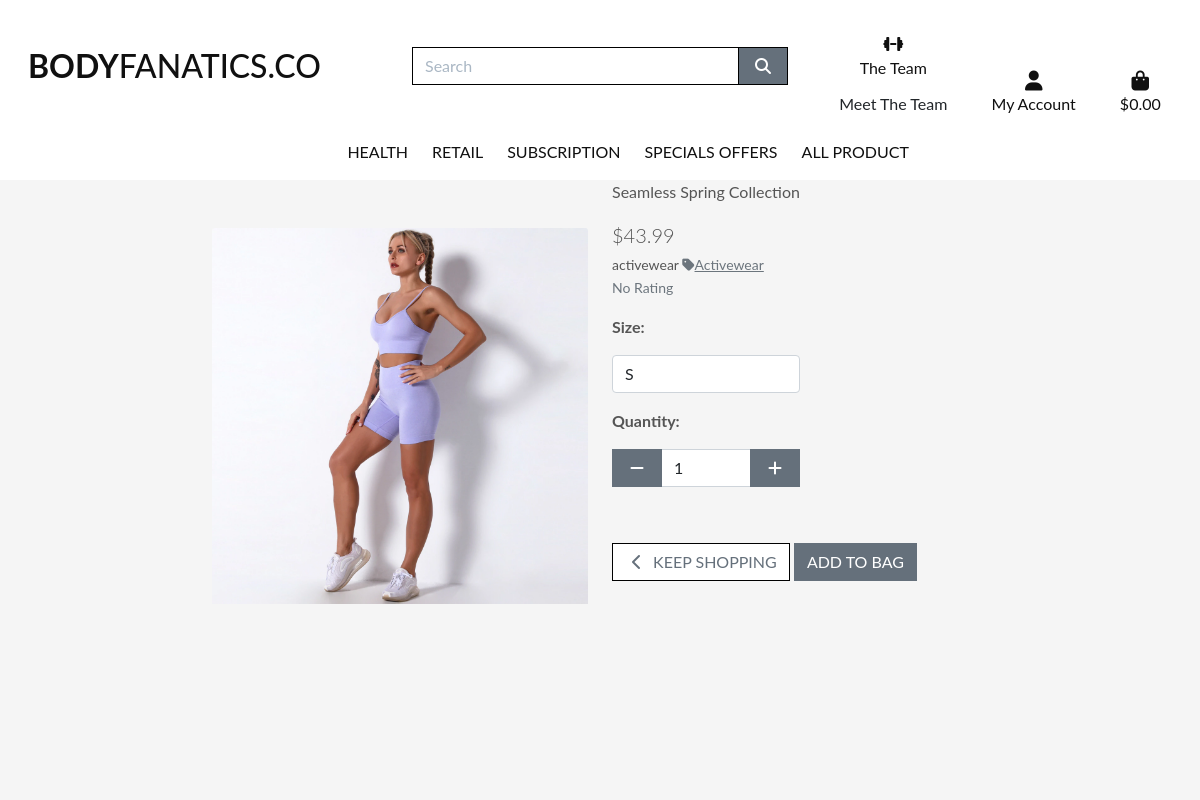
/products/4/, run on the app's committed database.
### products/models.py (models this page shows, shortened)
class Product(models.Model):
    category = models.ForeignKey('Category', null=True, blank=True, on_delete=models.SET_NULL)
    sku = models.CharField(max_length=254, null=True, blank=True)
    name = models.CharField(max_length=254)
    description = models.TextField()
    has_sizes = models.TextField(default=False, null=True, blank=True)
    price = models.DecimalField(max_digits=6, decimal_places=2)
    image_url = models.URLField(max_length=1024, null=True, blank=True)
    image = models.ImageField(null=True, blank=True)
    image_two = models.ImageField(null=True, blank=True)
    colour = models.ImageField(null=True, blank=True)
    is_sold = models.TextField(null=True, blank=True)
    sale_type = models.TextField(null=True, blank=True)
    friendly_name = models.TextField(null=True, blank=True)
    rating = models.DecimalField(max_digits=6, decimal_places=2, null=True, blank=True)

class Category(models.Model):
    class Meta:
        verbose_name_plural = 'Categories'
    name = models.CharField(max_length=254)
    friendly_name = models.CharField(max_length=254, null=True, blank=True)

### products/views.py (the view)
# urls.py: path('<int:product_id>/', views.products_detail, name='product_detail'),
def products_detail(request, product_id):
    product = get_object_or_404(Product, pk=product_id)
    context = {
        'product': product,
    }
    return render(request, 'products/product_detail.html', context)

### bag/contexts.py (called while the page is built, shortened)
def bag_contents(request):
    bag_items = []
    total = 0
    product_count = 0
    bag = request.session.get('bag', {})
    if total < settings.FREE_DELIVERY_THRESHOLD:
        delivery = total * Decimal(settings.STANDARD_DELIVERY_PERCENTAGE / 100)
        free_delivery_delta = settings.FREE_DELIVERY_THRESHOLD - total
    else:
        delivery = 0
        free_delivery_delta = 0
    grand_total = delivery + total
    context = {
        'bag_items': bag_items,
        'total': total,
        'products_count': product_count,
        'delivery': delivery,
        'free_delivery_delta': free_delivery_delta,
        'free_delivery_threshold': settings.FREE_DELIVERY_THRESHOLD,
        'grand_total': grand_total,
    }
    return context

### products/templates/products/product_detail.html (shortened to what this page needs)
{% extends "base.html" %}
{% load static %}
{% block page_header %}
    <div class="container header-container">
    </div>
{% endblock %}
{% block content %}
    <div class="overlay"></div>
    <div class="container-fluid">
        <div class="row">
            <div class="col-10 col-md-6 col-lg-4 offset-lg-2 text-center">
              <div class="image-container my-5">
                {% if product.image %}
                    <a href="{{ product.image.url }}" target="_blank">
                    <img class="card-img-top img-fluid" src="{{ product.image.url }}" alt="{{ product.name }}"></a>
                {% else %}
                    <a href="">
                    <img class="card-img-top img-fluid" src="{{ MEDIA_URL }}noimage.png" alt="{{ Products.name }}"></a>
                {% endif %}
              </div>
            </div>
            <div class="col-10 col-md-6 col-lg-4">
                <div class="product-details-container mb-5 mtomd-5">
                    <p class="md-0">{{ product.name }}</p>
                    <p class="lead mb-0 text-left font-weight-bold">${{ product.price }}</p>
                {% if product.category %}
                    <p class="small mt-1 mb-0">{{product.category.name}}
                        <a class="text-muted" href="{% url 'products' %}?category={{ product.category.name }}">
                            <i class="fas fa-tag mr-1"></i>{{ product.category.friendly_name }}
                        </a>
                    </p>
                {% endif%}
                    {% if product.rating %}
                        <small class="text-muted"><i class="fas fa-star mr-1"></i>{{ product.rating }} / 5 </small>
                    {% else %}
                        <small class="text-muted">No Rating</small>
                    {% endif %}
                        <form class="form" action="{% url 'add_to_bag' product.id %}" method="POST">
                            <div class="form-row">
                                {% with product.has_sizes as s %}
                                {% if s %}
                                <div class="col-12" id="Size">
                                    <p><strong>Size:</strong></p>
                                    <select class ="form-control rounder-0 w-50" name="product_size" id="id_product_size">
                                    <option value="S">S</option>
                                    </select>
                                </div>
                               {% endif %}
                                <div class="col-12">
                                    <p class="mt-3"><strong>Quantity:</strong></p>
                                    <div class="form-group w-50">
                                        <div class="input-group">
                                            <div class="input-group-prepend">
                                                <button class="decrement-qty btn btn-black rounded-0" data-item_id="{{ product.id }}" id="decrement-qty_{{ product.id }}">
                                                    <span class="icon">
                                                        <i class="fas fa-minus"></i>
                                                    </span>
                                                </button>
                                            </div>
                                            <input class="form-control qty_input" type="number" name="quantity" value="1" min="1" max="99" data-item_id="{{ product.id }}" id="id_qty_{{ product.id }}">
                                            <div class="input-group-append">
                                            <button class="increment-qty btn btn-black rounded-0" data-item_id="{{ product.id }}" id="increment-qty_{{ product.id}}">
                                                <span class="icon">
                                                    <i class="fas fa-plus"></i>
                                                </span>
                                            </button>
                                        </div>
                                    </div>
                                </div>
                            </div>
                                <div class="col{% if s %}-12 mt-2{% endif %}">
                                    <a href="{% url 'products' %}" class="btn btn-outline-black rounded-0 mt-5">
                                        <span class="icon">
                                            <i class="fas fa-chevron-left"></i>
                                        </span>
                                        <span class="text-uppercase">Keep Shopping</span>
                                    </a>
                                    <input type="submit" class="btn btn-black rounded-0 text-uppercase mt-5" value="Add to Bag">
                                </div>
                                {% endwith %}
                            </div>
                        </form>
                    </div>
                </div>
            </div>
        </div>
{% endblock %}

### static/css/base.css (style rules this page uses)
html { height: 100%; }
body { background: url('/media/background/lloyd.jpeg') no-repeat center center fixed; background-size: cover; height: calc(100vh - 164px); color: #555; font-family: 'Lato'; }
.icon { align-items: center; display: inline-flex; justify-content: center; height: 1.5rem; width: 1.5rem; }
.btn-black { background: #65707B; color: white; }
.btn-outline-black { background: white; color: #65707B !important; border: 1px solid black; }
.overlay { height: 100%; width: 100%; top: 0; left: 0; position: fixed; background: whitesmoke; z-index: -1; }
@media (min-width: 992px) { .header-container { padding-top: 180px; } }
@media (min-width: 1200px) { .container { max-width: 80%; } }

### data on the page
Product: image (picture), name "Seamless Spring Collection", price "43.99", category.name "activewear", category.friendly_name "Activewear"
